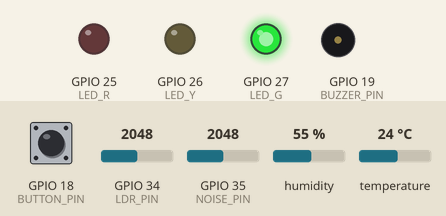
A sketch run on a simulated ESP32. Shown: output pins drawn as LEDs (lit = HIGH), buzzer (waves = sounding, pin HIGH). Inputs (shaded band) come from the test bench; at power-on: GPIO 18 (BUTTON_PIN) HIGH, GPIO 34 (LDR_PIN) = 2048, GPIO 35 (NOISE_PIN) = 2048, humidity 55 %, temperature 24 °C. WiFi joins after 1.5 s; servers stay silent unless stated; uploads are accepted with an empty reply; what the sketch prints to the serial monitor is not drawn.

Above: at 3.7 s.
3.8 s: GPIO 18 (BUTTON_PIN) pulled LOW for 0.15 s
6.9 s: GPIO 34 (LDR_PIN) set to 987
9.9 s: GPIO 34 (LDR_PIN) set to 869
At 12.7 s:
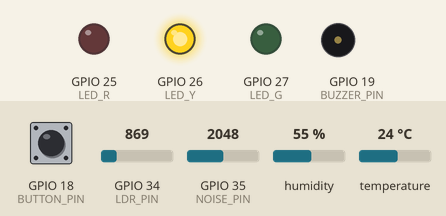
12.9 s: GPIO 18 (BUTTON_PIN) pulled LOW for 1 s
At 14.4 s:
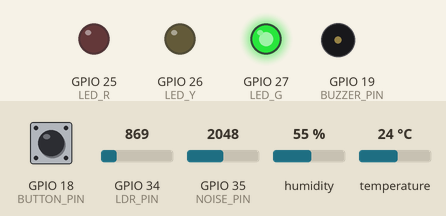
Timing chart, 0 to 15.9 s (numbered marks = the images above; inputs shaded):
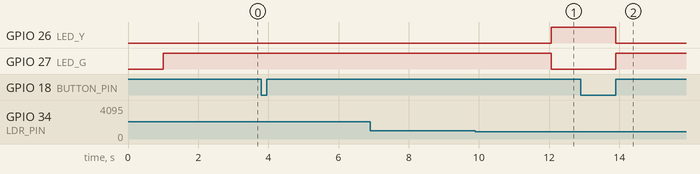

Measured:
- the behaviour switches between 930 and 929 on GPIO 34 (LDR_PIN) (found by bisection; images 0 and 1)
- after the input at 3.8 s, every drawn part: stays the same
- after the input at 6.9 s, every drawn part: stays the same
- after the input at 9.9 s, GPIO 26 (LED_Y): LOW → HIGH after 2.2 s; GPIO 27 (LED_G): HIGH → LOW after 2.2 s
- after the input at 12.9 s, GPIO 26 (LED_Y): HIGH → LOW after 1.0 s; GPIO 27 (LED_G): LOW → HIGH after 1.0 s

The sketch:

esp32_gs.ino
```cpp
#include <WiFi.h>
#include <HTTPClient.h>
#include <DHT.h>

// ==== PROTÓTIPOS DAS FUNÇÕES ====
void connectWiFi();
void handleButton();
void handleBuzzer();
void readSensorsAndUpdate();
void updateLeds(int score);
void sendMetrics(float temp, float hum, int ldr, int noise,
                 int score, bool working, unsigned long workMinutes);
int readNoiseAveraged();

// ====== CONFIG REDE ======
const char* WIFI_SSID     = "BONI_NET";
const char* WIFI_PASSWORD = "20092003";
const char* SERVER_URL    = "http://192.168.0.79:3000/api/metrics";
const char* USER_ID       = "orbita-001";

// ====== PINOS ESP32 ======
#define DHTPIN   4
#define DHTTYPE  DHT11

const int LDR_PIN     = 34;
const int NOISE_PIN   = 35;
const int BUTTON_PIN  = 18;
const int BUZZER_PIN  = 19;
const int LED_R = 25;
const int LED_Y = 26;
const int LED_G = 27;

// ====== OBJETO DHT ======
DHT dht(DHTPIN, DHTTYPE);

// ====== AJUSTES GERAIS (MODO DEMO) ======
const unsigned long LONG_SESSION_MINUTES = 2;   // só para exibir minutos (não entra no score)
const unsigned long readInterval         = 3000; // ms, envia a cada 3s

// ====== CONTROLE DE SESSÃO ======
bool workingSession       = false;
unsigned long workStartMillis = 0;

// ====== CONTROLE DO BOTÃO ======
bool     buttonWasPressed   = false;
unsigned long buttonPressTime = 0;
const unsigned long LONG_PRESS_MS   = 2000; // 2s
const unsigned long MIN_PRESS_MS    = 50;   // ignora toques muito rápidos

// ====== TEMPO DE LEITURA ======
unsigned long lastReadMillis = 0;

// ====== BUZZER ======
bool buzzerOn    = false;
bool buzzerMuted = false;
unsigned long lastBeepMillis = 0;
const unsigned long beepInterval = 800;
const unsigned long beepDuration  = 200;

// ====== SUAVIZAÇÃO (apenas para RUÍDO) ======
float noiseSmooth = -1.0f;
const float NOISE_SMOOTH_ALPHA = 0.5f;  // 0.5 = suavização moderada

// ====== CALIBRAÇÃO DO LDR ======
// Ajuste esses valores olhando o LDRraw no Serial:
// - LDR_DARK_RAW  -> valor com ambiente o mais escuro possível (pra você está ~620, pode pôr 700).
// - LDR_BRIGHT_RAW -> valor com luz forte (lanterna, lampada).
const int LDR_DARK_RAW   = 700;   // "0% luz" no seu ambiente (ajuste se precisar)
const int LDR_BRIGHT_RAW = 3000;  // "100% luz" no seu ambiente (ajuste se precisar)

// ---------------------------------------------------
void setup() {
  Serial.begin(115200);
  delay(1000);

  pinMode(LDR_PIN, INPUT);
  pinMode(NOISE_PIN, INPUT);
  pinMode(BUTTON_PIN, INPUT_PULLUP);
  pinMode(LED_R, OUTPUT);
  pinMode(LED_Y, OUTPUT);
  pinMode(LED_G, OUTPUT);
  pinMode(BUZZER_PIN, OUTPUT);
  digitalWrite(BUZZER_PIN, LOW);

  dht.begin();
  updateLeds(100);   // começa verde
  connectWiFi();

  Serial.println("=== ORBITA DESK - ESP32 INICIADO (MODO DEMO – SCORE = LUZ+SOM) ===");
  Serial.println("Botao:");
  Serial.println("  • Clique curto  -> inicia/encerra sessao de trabalho");
  Serial.println("  • Clique longo  -> mute/unmute do buzzer");
}

// ---------------------------------------------------
void loop() {
  handleButton();
  handleBuzzer();

  unsigned long now = millis();
  if (now - lastReadMillis >= readInterval) {
    lastReadMillis = now;
    readSensorsAndUpdate();
  }
}

// ====================== FUNÇÕES =====================

void connectWiFi() {
  Serial.print("Conectando ao WiFi: ");
  Serial.println(WIFI_SSID);
  WiFi.begin(WIFI_SSID, WIFI_PASSWORD);

  int retries = 0;
  while (WiFi.status() != WL_CONNECTED && retries < 20) {
    delay(500);
    Serial.print(".");
    retries++;
  }

  if (WiFi.status() == WL_CONNECTED) {
    Serial.println("\nWiFi conectado!");
    Serial.print("IP: ");
    Serial.println(WiFi.localIP());
  } else {
    Serial.println("\nFalha ao conectar WiFi");
  }
}

// Botão: clique curto -> inicia/encerra sessão
//        clique longo -> mute/unmute buzzer
void handleButton() {
  int reading = digitalRead(BUTTON_PIN);
  unsigned long now = millis();

  if (reading == LOW && !buttonWasPressed) {
    buttonWasPressed  = true;
    buttonPressTime   = now;
  }

  if (reading == HIGH && buttonWasPressed) {
    buttonWasPressed = false;
    unsigned long pressDuration = now - buttonPressTime;

    if (pressDuration < MIN_PRESS_MS) return;

    if (pressDuration >= LONG_PRESS_MS) {
      // LONG PRESS -> mute/unmute buzzer
      buzzerMuted = !buzzerMuted;
      if (buzzerMuted) {
        Serial.println("[BOTAO] LONG PRESS -> Buzzer MUTADO");
      } else {
        Serial.println("[BOTAO] LONG PRESS -> Buzzer DESMUTADO");
      }
    } else {
      // SHORT PRESS -> inicia/encerra sessão
      workingSession = !workingSession;
      if (workingSession) {
        workStartMillis = now;
        Serial.println("[BOTAO] SHORT PRESS -> Sessao de trabalho INICIADA");
      } else {
        Serial.println("[BOTAO] SHORT PRESS -> Sessao de trabalho ENCERRADA");
        buzzerOn = false;
        digitalWrite(BUZZER_PIN, LOW);
        updateLeds(100);  // volta pro verde
      }
    }
  }
}

// Buzzer: bips periódicos enquanto buzzerOn == true e não estiver mutado
void handleBuzzer() {
  static bool beepOn = false;
  unsigned long now = millis();

  bool shouldBeep = buzzerOn && !buzzerMuted;

  if (!shouldBeep) {
    beepOn = false;
    digitalWrite(BUZZER_PIN, LOW);
    return;
  }

  if (!beepOn) {
    beepOn = true;
    lastBeepMillis = now;
    digitalWrite(BUZZER_PIN, HIGH);
  } else {
    if (now - lastBeepMillis >= beepDuration) {
      digitalWrite(BUZZER_PIN, LOW);
      if (now - lastBeepMillis >= beepInterval) {
        beepOn = false;
        lastBeepMillis = now;
      }
    }
  }
}

// Lê ruído com média
int readNoiseAveraged() {
  const int N = 40;
  long sum = 0;
  for (int i = 0; i < N; i++) {
    sum += analogRead(NOISE_PIN);
    delayMicroseconds(800);
  }
  return (int)(sum / N);
}

// Lê sensores, calcula score (SÓ LUZ E SOM), atualiza LEDs/buzzer e envia HTTP
void readSensorsAndUpdate() {
  if (!workingSession) {
    Serial.println("Sessao NAO iniciada. Aguardando clique curto no botao...");
    return;
  }

  float temp = dht.readTemperature();
  float hum  = dht.readHumidity();

  if (isnan(temp) || isnan(hum)) {
    Serial.println("Erro ao ler DHT11");
    return;
  }

  int ldrRaw   = analogRead(LDR_PIN);
  int noiseRaw = readNoiseAveraged();

  // ===== CALIBRAÇÃO DA LUZ =====
  int ldrCal = ldrRaw;
  if (ldrCal < LDR_DARK_RAW)   ldrCal = LDR_DARK_RAW;
  if (ldrCal > LDR_BRIGHT_RAW) ldrCal = LDR_BRIGHT_RAW;

  float lightPct = ((float)(ldrCal - LDR_DARK_RAW) * 100.0f) /
                   (float)(LDR_BRIGHT_RAW - LDR_DARK_RAW);
  // ===== FIM CALIBRAÇÃO =====

  // RUÍDO: com suavização leve
  if (noiseSmooth < 0) noiseSmooth = noiseRaw;
  else noiseSmooth = (1.0f - NOISE_SMOOTH_ALPHA) * noiseSmooth + NOISE_SMOOTH_ALPHA * noiseRaw;

  float noisePct = (noiseSmooth / 4095.0f) * 100.0f;

  unsigned long workMillis = 0;
  if (workingSession) workMillis = (millis() - workStartMillis);
  unsigned long workMinutesInt = workMillis / 60000UL;
  float workMinutesFloat = workMillis / 60000.0f;

  // =========================
  // SCORE SÓ COM LUZ E SOM
  // =========================
  int score = 100;
  int lightPenalty  = 0;
  int noisePenalty  = 0;

  // Luz: penaliza se muito escuro (agora já calibrado 0–100%)
  if (lightPct < 10) {
    lightPenalty = 25;
  } else if (lightPct < 25) {
    lightPenalty = 10;
  }

  // Ruído: muito alto > 90, moderado > 75
  if (noisePct > 90) {
    noisePenalty = 20;
  } else if (noisePct > 75) {
    noisePenalty = 5;
  }

  // Aplica SOMENTE luz + som
  score -= (lightPenalty + noisePenalty);
  if (score < 0)   score = 0;
  if (score > 100) score = 100;

  updateLeds(score);
  buzzerOn = (score < 45);   // só toca se ficar bem ruim

  // LOG – agora mostra LDR calibrado também
  Serial.print("Temp:");
  Serial.print(temp, 1);
  Serial.print("C Hum:");
  Serial.print(hum, 1);
  Serial.print("% | LDRraw:");
  Serial.print(ldrRaw);
  Serial.print(" LDRcal:");
  Serial.print(ldrCal);
  Serial.print(" (");
  Serial.print(lightPct, 1);
  Serial.print("%) | NoiseRaw:");
  Serial.print(noiseRaw);
  Serial.print(" Nsmooth:");
  Serial.print(noiseSmooth, 1);
  Serial.print(" (");
  Serial.print(noisePct, 1);
  Serial.print("%)");

  Serial.print(" | Score:");
  Serial.print(score);
  Serial.print(" Sessao:");
  Serial.print(workingSession ? "ON" : "OFF");
  Serial.print(" (");
  Serial.print(workMinutesFloat, 2);
  Serial.print(" min)  BuzzerMuted:");
  Serial.print(buzzerMuted ? "SIM" : "NAO");

  Serial.print(" | Penalties(L/N) => L:");
  Serial.print(lightPenalty);
  Serial.print(" N:");
  Serial.println(noisePenalty);

  sendMetrics(temp, hum, ldrRaw, noiseRaw, score, workingSession, workMinutesInt);
}

void updateLeds(int score) {
  // thresholds mais sensíveis: muda de cor mais cedo
  if (score >= 90) {
    digitalWrite(LED_G, HIGH);
    digitalWrite(LED_Y, LOW);
    digitalWrite(LED_R, LOW);
  } else if (score >= 70) {
    digitalWrite(LED_G, LOW);
    digitalWrite(LED_Y, HIGH);
    digitalWrite(LED_R, LOW);
  } else {
    digitalWrite(LED_G, LOW);
    digitalWrite(LED_Y, LOW);
    digitalWrite(LED_R, HIGH);
  }
}

// Envia os dados para o backend ÓRBITA via HTTP POST
void sendMetrics(float temp, float hum, int ldr, int noise,
                 int score, bool working, unsigned long workMinutes) {

  if (WiFi.status() != WL_CONNECTED) {
    Serial.println("WiFi desconectado, tentando reconectar...");
    connectWiFi();
    if (WiFi.status() != WL_CONNECTED) {
      Serial.println("Nao foi possivel enviar (sem WiFi)");
      return;
    }
  }

  HTTPClient http;
  http.begin(SERVER_URL);
  http.addHeader("Content-Type", "application/json");

  String json = "{";
  json += "\"userId\":\"" + String(USER_ID) + "\",";
  json += "\"temperature\":" + String(temp, 1) + ",";
  json += "\"humidity\":" + String(hum, 1) + ",";
  json += "\"light\":" + String(ldr) + ",";
  json += "\"noise\":" + String(noise) + ",";
  json += "\"score\":" + String(score) + ",";
  json += "\"working\":" + String(working ? "true" : "false") + ",";
  json += "\"workMinutes\":" + String(workMinutes) + ",";
  json += "\"timestamp\":" + String(millis());
  json += "}";

  int httpCode = http.POST(json);
  if (httpCode > 0) {
    Serial.print("HTTP POST -> codigo: ");
    Serial.println(httpCode);
  } else {
    Serial.print("Erro HTTP: ");
    Serial.println(http.errorToString(httpCode));
  }

  http.end();
}
```
